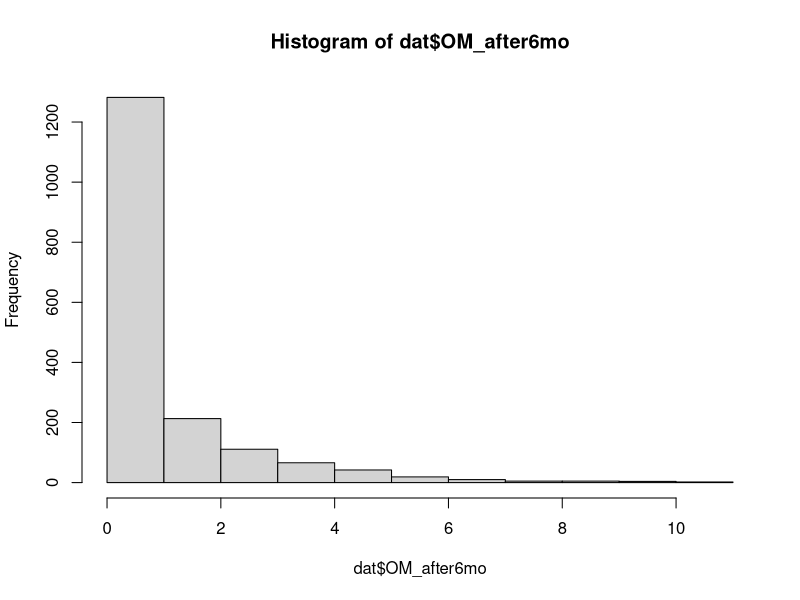
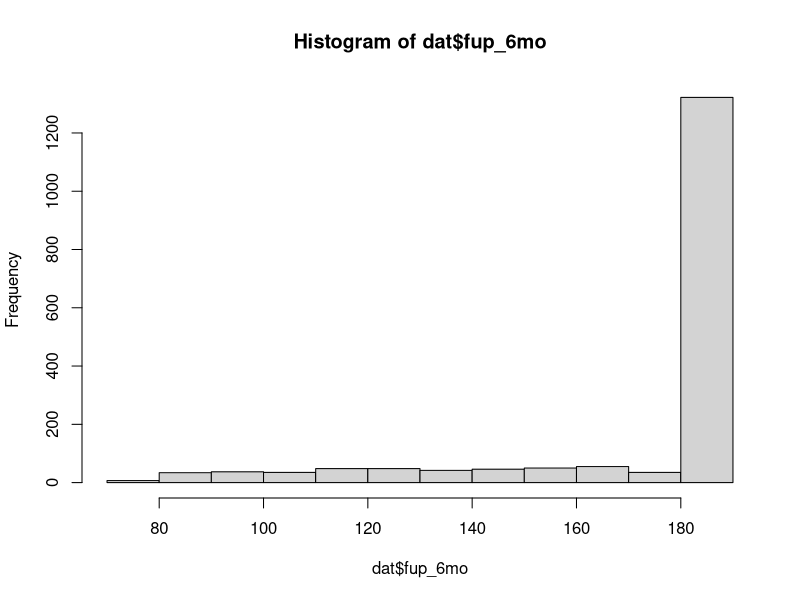
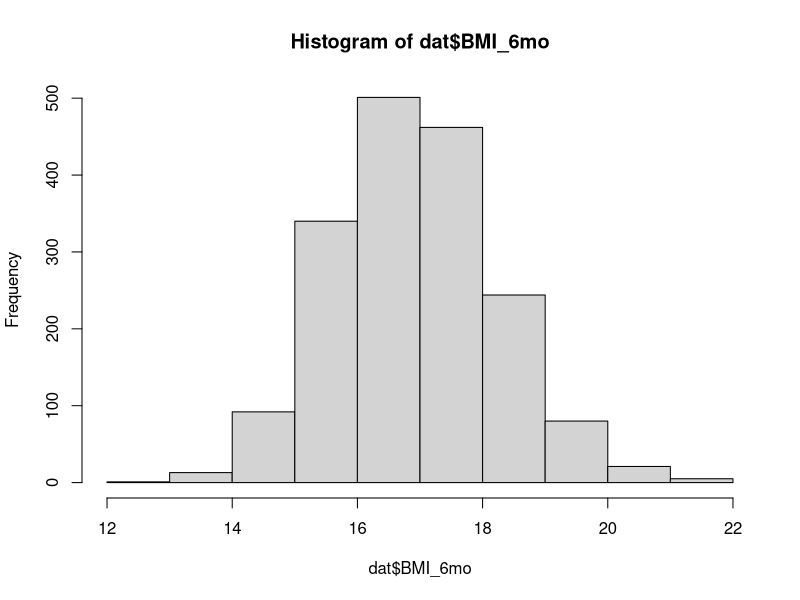

R code for these plots, in order:
# Biomedical Statistics: Case Study
# Group 3
# 23 May, 2018


## Datafile preparation
setwd("/Users/tikkaoo/Documents/GitHub/Biomed-Case-Study")
dat <- read.table("otitismedia.csv", sep = ",", header = TRUE)
summary(dat)
str(dat)

# Dependent variable: OM_after6mo 
# Independent variable: BMI_6mo
# Confounders: all the others.. 
hist(dat$OM_after6mo) # lot of zeros, but not that many -> sweked distribution
hist(dat$fup_6mo) # most kids followed up for same time, some dropped out

hist(dat$BMI_6mo) # such a nice normal distribution

# Recode sex variable
dat$sex[dat$sex==2] <- 0
